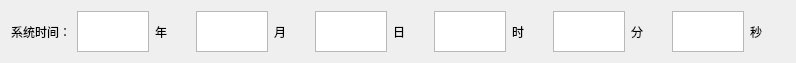
     <widget class="QWidget" name="layoutWidget_9">
      <property name="geometry">
       <rect>
        <x>138</x>
        <y>10</y>
        <width>796</width>
        <height>45</height>
       </rect>
      </property>
      <layout class="QHBoxLayout" name="horizontalLayout_34">
       <item>
        <widget class="QLabel" name="label_kojing_4">
         <property name="styleSheet">
          <string notr="true">font: 75 22pt &quot;SimSun&quot;;</string>
         </property>
         <property name="text">
          <string>系统时间：</string>
         </property>
        </widget>
       </item>
       <item>
        <widget class="QTextEdit" name="time_year">
         <property name="sizePolicy">
          <sizepolicy hsizetype="Fixed" vsizetype="Fixed">
           <horstretch>0</horstretch>
           <verstretch>0</verstretch>
          </sizepolicy>
         </property>
         <property name="maximumSize">
          <size>
           <width>72</width>
           <height>41</height>
          </size>
         </property>
         <property name="styleSheet">
          <string notr="true">font: 25 18pt &quot;Times New Roman&quot;;</string>
         </property>
         <property name="html">
          <string>&lt;!DOCTYPE HTML PUBLIC &quot;-//W3C//DTD HTML 4.0//EN&quot; &quot;http://www.w3.org/TR/REC-html40/strict.dtd&quot;&gt;
&lt;html&gt;&lt;head&gt;&lt;meta name=&quot;qrichtext&quot; content=&quot;1&quot; /&gt;&lt;style type=&quot;text/css&quot;&gt;
p, li { white-space: pre-wrap; }
&lt;/style&gt;&lt;/head&gt;&lt;body style=&quot; font-family:'Times New Roman'; font-size:18pt; font-weight:24; font-style:normal;&quot;&gt;
&lt;p style=&quot;-qt-paragraph-type:empty; margin-top:0px; margin-bottom:0px; margin-left:0px; margin-right:0px; -qt-block-indent:0; text-indent:0px;&quot;&gt;&lt;br /&gt;&lt;/p&gt;&lt;/body&gt;&lt;/html&gt;</string>
         </property>
        </widget>
       </item>
       <item>
        <widget class="QLabel" name="label_zuhao_30">
         <property name="styleSheet">
          <string notr="true">font: 75 18pt &quot;SimSun&quot;;</string>
         </property>
         <property name="text">
          <string>年</string>
         </property>
        </widget>
       </item>
       <item>
        <widget class="QTextEdit" name="time_month">
         <property name="sizePolicy">
          <sizepolicy hsizetype="Fixed" vsizetype="Fixed">
           <horstretch>0</horstretch>
           <verstretch>0</verstretch>
          </sizepolicy>
         </property>
         <property name="maximumSize">
          <size>
           <width>72</width>
           <height>41</height>
          </size>
         </property>
         <property name="styleSheet">
          <string notr="true">font: 25 18pt &quot;Times New Roman&quot;;</string>
         </property>
         <property name="html">
          <string>&lt;!DOCTYPE HTML PUBLIC &quot;-//W3C//DTD HTML 4.0//EN&quot; &quot;http://www.w3.org/TR/REC-html40/strict.dtd&quot;&gt;
&lt;html&gt;&lt;head&gt;&lt;meta name=&quot;qrichtext&quot; content=&quot;1&quot; /&gt;&lt;style type=&quot;text/css&quot;&gt;
p, li { white-space: pre-wrap; }
&lt;/style&gt;&lt;/head&gt;&lt;body style=&quot; font-family:'Times New Roman'; font-size:18pt; font-weight:24; font-style:normal;&quot;&gt;
&lt;p style=&quot;-qt-paragraph-type:empty; margin-top:0px; margin-bottom:0px; margin-left:0px; margin-right:0px; -qt-block-indent:0; text-indent:0px;&quot;&gt;&lt;br /&gt;&lt;/p&gt;&lt;/body&gt;&lt;/html&gt;</string>
         </property>
        </widget>
       </item>
       <item>
        <widget class="QLabel" name="label_zuhao_31">
         <property name="styleSheet">
          <string notr="true">font: 75 18pt &quot;SimSun&quot;;</string>
         </property>
         <property name="text">
          <string>月</string>
         </property>
        </widget>
       </item>
       <item>
        <widget class="QTextEdit" name="time_day">
         <property name="sizePolicy">
          <sizepolicy hsizetype="Fixed" vsizetype="Fixed">
           <horstretch>0</horstretch>
           <verstretch>0</verstretch>
          </sizepolicy>
         </property>
         <property name="maximumSize">
          <size>
           <width>72</width>
           <height>41</height>
          </size>
         </property>
         <property name="styleSheet">
          <string notr="true">font: 25 18pt &quot;Times New Roman&quot;;</string>
         </property>
         <property name="html">
          <string>&lt;!DOCTYPE HTML PUBLIC &quot;-//W3C//DTD HTML 4.0//EN&quot; &quot;http://www.w3.org/TR/REC-html40/strict.dtd&quot;&gt;
&lt;html&gt;&lt;head&gt;&lt;meta name=&quot;qrichtext&quot; content=&quot;1&quot; /&gt;&lt;style type=&quot;text/css&quot;&gt;
p, li { white-space: pre-wrap; }
&lt;/style&gt;&lt;/head&gt;&lt;body style=&quot; font-family:'Times New Roman'; font-size:18pt; font-weight:24; font-style:normal;&quot;&gt;
&lt;p style=&quot;-qt-paragraph-type:empty; margin-top:0px; margin-bottom:0px; margin-left:0px; margin-right:0px; -qt-block-indent:0; text-indent:0px;&quot;&gt;&lt;br /&gt;&lt;/p&gt;&lt;/body&gt;&lt;/html&gt;</string>
         </property>
        </widget>
       </item>
       <item>
        <widget class="QLabel" name="label_zuhao_32">
         <property name="styleSheet">
          <string notr="true">font: 75 18pt &quot;SimSun&quot;;</string>
         </property>
         <property name="text">
          <string>日</string>
         </property>
        </widget>
       </item>
       <item>
        <widget class="QTextEdit" name="time_shi">
         <property name="sizePolicy">
          <sizepolicy hsizetype="Fixed" vsizetype="Fixed">
           <horstretch>0</horstretch>
           <verstretch>0</verstretch>
          </sizepolicy>
         </property>
         <property name="maximumSize">
          <size>
           <width>72</width>
           <height>41</height>
          </size>
         </property>
         <property name="styleSheet">
          <string notr="true">font: 25 18pt &quot;Times New Roman&quot;;</string>
         </property>
         <property name="html">
          <string>&lt;!DOCTYPE HTML PUBLIC &quot;-//W3C//DTD HTML 4.0//EN&quot; &quot;http://www.w3.org/TR/REC-html40/strict.dtd&quot;&gt;
&lt;html&gt;&lt;head&gt;&lt;meta name=&quot;qrichtext&quot; content=&quot;1&quot; /&gt;&lt;style type=&quot;text/css&quot;&gt;
p, li { white-space: pre-wrap; }
&lt;/style&gt;&lt;/head&gt;&lt;body style=&quot; font-family:'Times New Roman'; font-size:18pt; font-weight:24; font-style:normal;&quot;&gt;
&lt;p style=&quot;-qt-paragraph-type:empty; margin-top:0px; margin-bottom:0px; margin-left:0px; margin-right:0px; -qt-block-indent:0; text-indent:0px;&quot;&gt;&lt;br /&gt;&lt;/p&gt;&lt;/body&gt;&lt;/html&gt;</string>
         </property>
        </widget>
       </item>
       <item>
        <widget class="QLabel" name="label_zuhao_33">
         <property name="styleSheet">
          <string notr="true">font: 75 18pt &quot;SimSun&quot;;</string>
         </property>
         <property name="text">
          <string>时</string>
         </property>
        </widget>
       </item>
       <item>
        <widget class="QTextEdit" name="time_fen">
         <property name="sizePolicy">
          <sizepolicy hsizetype="Fixed" vsizetype="Fixed">
           <horstretch>0</horstretch>
           <verstretch>0</verstretch>
          </sizepolicy>
         </property>
         <property name="maximumSize">
          <size>
           <width>72</width>
           <height>41</height>
          </size>
         </property>
         <property name="styleSheet">
          <string notr="true">font: 25 18pt &quot;Times New Roman&quot;;</string>
         </property>
         <property name="html">
          <string>&lt;!DOCTYPE HTML PUBLIC &quot;-//W3C//DTD HTML 4.0//EN&quot; &quot;http://www.w3.org/TR/REC-html40/strict.dtd&quot;&gt;
&lt;html&gt;&lt;head&gt;&lt;meta name=&quot;qrichtext&quot; content=&quot;1&quot; /&gt;&lt;style type=&quot;text/css&quot;&gt;
p, li { white-space: pre-wrap; }
&lt;/style&gt;&lt;/head&gt;&lt;body style=&quot; font-family:'Times New Roman'; font-size:18pt; font-weight:24; font-style:normal;&quot;&gt;
&lt;p style=&quot;-qt-paragraph-type:empty; margin-top:0px; margin-bottom:0px; margin-left:0px; margin-right:0px; -qt-block-indent:0; text-indent:0px;&quot;&gt;&lt;br /&gt;&lt;/p&gt;&lt;/body&gt;&lt;/html&gt;</string>
         </property>
        </widget>
       </item>
       <item>
        <widget class="QLabel" name="label_zuhao_34">
         <property name="styleSheet">
          <string notr="true">font: 75 18pt &quot;SimSun&quot;;</string>
         </property>
         <property name="text">
          <string>分</string>
         </property>
        </widget>
       </item>
       <item>
        <widget class="QTextEdit" name="time_miao">
         <property name="sizePolicy">
          <sizepolicy hsizetype="Fixed" vsizetype="Fixed">
           <horstretch>0</horstretch>
           <verstretch>0</verstretch>
          </sizepolicy>
         </property>
         <property name="maximumSize">
          <size>
           <width>72</width>
           <height>41</height>
          </size>
         </property>
         <property name="styleSheet">
          <string notr="true">font: 25 18pt &quot;Times New Roman&quot;;</string>
         </property>
         <property name="html">
          <string>&lt;!DOCTYPE HTML PUBLIC &quot;-//W3C//DTD HTML 4.0//EN&quot; &quot;http://www.w3.org/TR/REC-html40/strict.dtd&quot;&gt;
&lt;html&gt;&lt;head&gt;&lt;meta name=&quot;qrichtext&quot; content=&quot;1&quot; /&gt;&lt;style type=&quot;text/css&quot;&gt;
p, li { white-space: pre-wrap; }
&lt;/style&gt;&lt;/head&gt;&lt;body style=&quot; font-family:'Times New Roman'; font-size:18pt; font-weight:24; font-style:normal;&quot;&gt;
&lt;p style=&quot;-qt-paragraph-type:empty; margin-top:0px; margin-bottom:0px; margin-left:0px; margin-right:0px; -qt-block-indent:0; text-indent:0px;&quot;&gt;&lt;br /&gt;&lt;/p&gt;&lt;/body&gt;&lt;/html&gt;</string>
         </property>
        </widget>
       </item>
       <item>
        <widget class="QLabel" name="label_zuhao_35">
         <property name="styleSheet">
          <string notr="true">font: 75 18pt &quot;SimSun&quot;;</string>
         </property>
         <property name="text">
          <string>秒</string>
         </property>
        </widget>
       </item>
      </layout>
     </widget>
